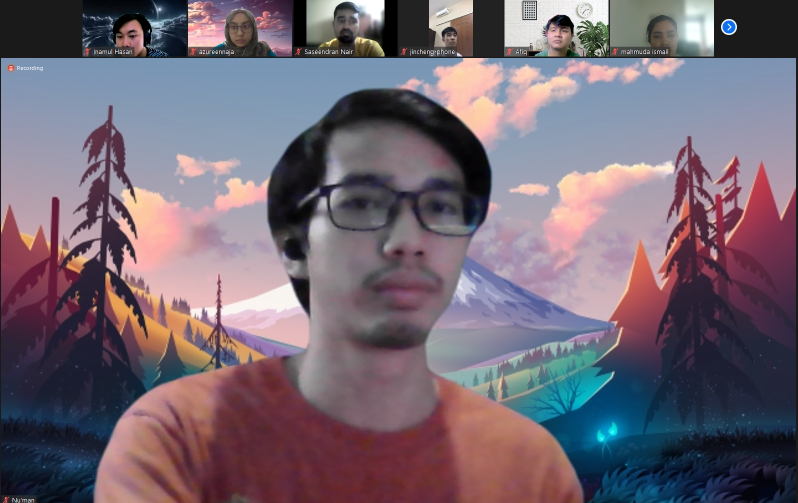
#> input picture assignment_a28/rawdata/screenshot/ss4.png, 1596 x 1006 px (shown at 1/2 size)
$ python extract_roi.py
#> lines starting #> are read from the running program, lines starting #| are printed output that depends on the picture
import os
import cv2 as cv
import matplotlib.pyplot as plt

imgFile = 'ss4.png'
img = cv.imread(imgFile)
#> img is the input picture: shape (1006, 1596, 3); mean B, G, R 115.2, 103.1, 115.8

print(f'{img.shape = }')
#| img.shape = (1006, 1596, 3)
# numan_pt = (732, 20), (828, 130), 'numan'

if not os.path.exists('dataset'):
    os.mkdir('dataset')

folderPath = os.path.splitext(imgFile)[0]
folderPath = f'dataset/{folderPath}'

if not os.path.exists(folderPath):
    os.mkdir(folderPath)

point_ls_of_ls = []

point_ls = []
point_ls.append(((732, 20), (828, 130), 'numan'))
point_ls.append(((426, 386), (515, 497), 'goke'))
point_ls.append(((122, 12), (207, 146), 'saseendran'))
point_ls.append(((412, 30), (508, 148), 'inamul'))
point_ls.append(((188, 350), (91, 223), 'mahmuda'))
point_ls.append(((411, 331), (488, 226), 'gavin'))
point_ls.append(((718, 315), (795, 212), 'azureen'))
point_ls.append(((75, 455), (158, 360), 'jincheng'))
point_ls.append(((716, 380), (815, 505), 'afiq'))

point_ls_of_ls.append(point_ls)

point_ls2 = []
point_ls2.append(((402, 177), (897, 773), 'numan'))
point_ls2.append(((882, 7), (960, 97), 'saseendran'))
point_ls2.append(((1302, 6), (1373, 97), 'inamul'))
point_ls2.append(((239, 25), (308, 104), 'mahmuda'))
point_ls2.append(((457, 27), (523, 114), 'gavin'))
point_ls2.append(((1090, 17), (1156, 98), 'azureen'))

point_ls_of_ls.append(point_ls2)

point_ls3 = []
point_ls3.append(((100, 17), (267, 201), 'numan'))
point_ls3.append(((159, 295), (323, 487), 'inamul'))
point_ls3.append(((635, 54), (792, 258), 'mahmuda'))
point_ls3.append(((1093, 61), (1235, 242), 'gavin'))
point_ls3.append(((1562, 43), (1699, 221), 'azureen'))
point_ls3.append(((594, 273), (734, 422), 'jincheng'))
point_ls3.append(((1119, 288), (1281, 492), 'goke'))

point_ls_of_ls.append(point_ls3)

point_ls4 = []
point_ls4.append(((503, 156), (1014, 717), 'numan'))
point_ls4.append(((221, 20), (313, 113), 'inamul'))
point_ls4.append(((1285, 23), (1367, 112), 'mahmuda'))
point_ls4.append(((443, 12), (521, 100), 'azureen'))
point_ls4.append(((877, 52), (922, 99), 'jincheng'))
point_ls4.append(((655, 3), (732, 93), 'saseendran'))
point_ls4.append(((1080, 26), (1157, 109), 'afiq'))

point_ls_of_ls.append(point_ls4)

count = 1
a, b = 3, 3

# rectangle: (x1,y1), (x2,y2)
# crop: [y1:y2, x1:x2]

# for plist in point_ls_of_ls:
for v in point_ls4:
    ((x1, y1), (x2, y2), label) = v

    if y2 < y1:
        y = y2
        y2 = y1
        y1 = y

    if x2 < x1:
        x = x2
        x2 = x1
        x1 = x

    cropped_img = img[y1:y2, x1:x2].copy()
    print(cropped_img.shape)
    # cv.rectangle(img, (x1, y1), (x2, y2), (0, 0, 255), 2)

    saveFileName = folderPath + '/' + label + '.png'
    cv.imwrite(saveFileName, cropped_img)
#> this loop made 7 passes
#> pass 1, `cropped_img = img[y1:y2, x1:x2].copy()`:
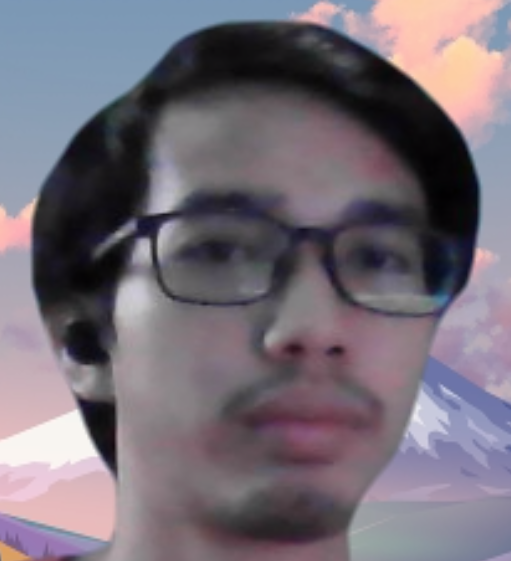
#> cropped_img: shape (561, 511, 3); mean B, G, R 119.7, 109.3, 117.3
#> pass 2, `cropped_img = img[y1:y2, x1:x2].copy()`:
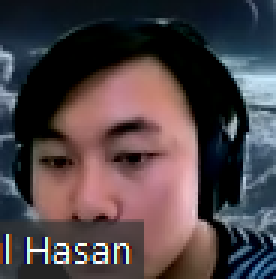
#> cropped_img: shape (93, 92, 3) (shown 3 times larger); mean B, G, R 69.5, 66, 76.4
#> pass 3, `cropped_img = img[y1:y2, x1:x2].copy()`:
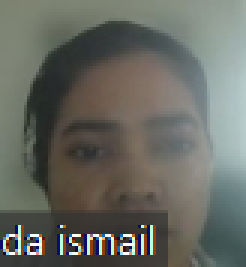
#> cropped_img: shape (89, 82, 3) (shown 3 times larger); mean B, G, R 98.4, 105.5, 103.5

    # [8 lines of commented-out code are left out]

$ run again, with assignment_a28/rawdata/screenshot/ss1.png copied over assignment_a28/rawdata/screenshot/ss4.png
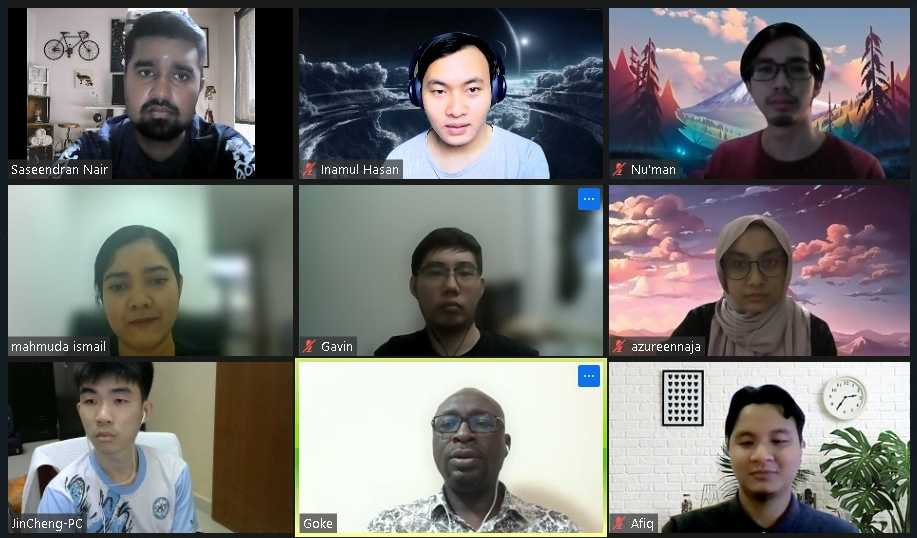
#> input picture assignment_a28/rawdata/screenshot/ss1.png, 917 x 538 px
#> img is the input picture: shape (538, 917, 3); mean B, G, R 114.3, 115.4, 116.1
#| img.shape = (538, 917, 3)
#> the loop `for v in point_ls4:` made 7 passes
#> pass 1, `cropped_img = img[y1:y2, x1:x2].copy()`:
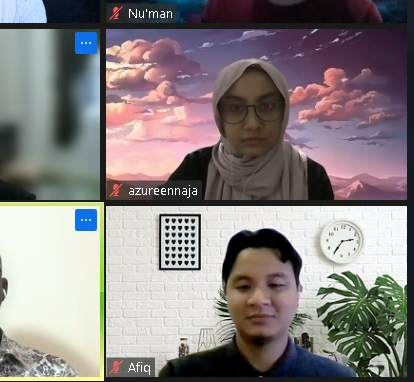
#> cropped_img: shape (382, 414, 3); mean B, G, R 129.1, 129, 135.8
#> pass 2, `cropped_img = img[y1:y2, x1:x2].copy()`:
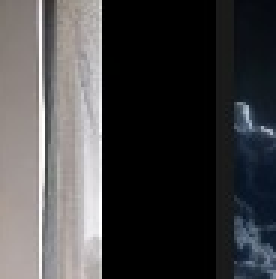
#> cropped_img: shape (93, 92, 3) (shown 3 times larger); mean B, G, R 67.6, 66.4, 67

$ run again, with assignment_a28/rawdata/screenshot/ss3.png copied over assignment_a28/rawdata/screenshot/ss4.png
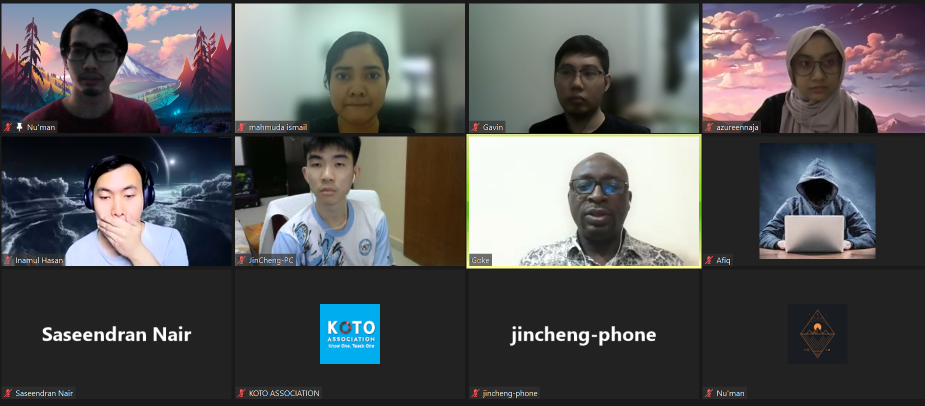
#> input picture assignment_a28/rawdata/screenshot/ss3.png, 1850 x 812 px (shown at 1/2 size)
#> img is the input picture: shape (812, 1850, 3); mean B, G, R 87.5, 86.4, 85.8
#| img.shape = (812, 1850, 3)
#> the loop `for v in point_ls4:` made 7 passes
#> pass 1, `cropped_img = img[y1:y2, x1:x2].copy()`:
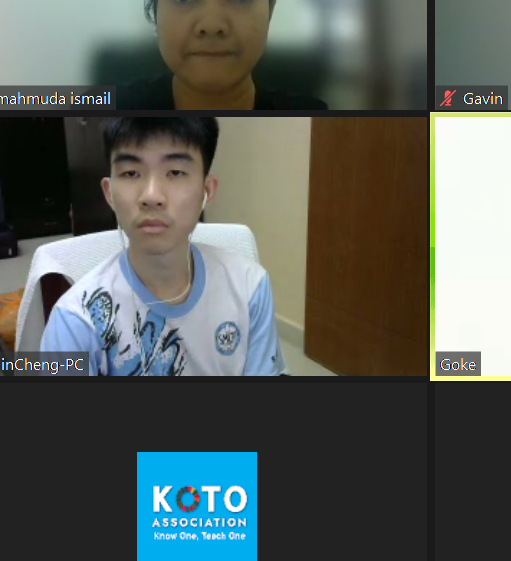
#> cropped_img: shape (561, 511, 3); mean B, G, R 89.9, 94.2, 87.8
#> pass 3, `cropped_img = img[y1:y2, x1:x2].copy()`:
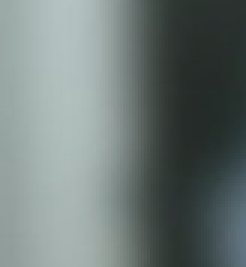
#> cropped_img: shape (89, 82, 3) (shown 3 times larger); mean B, G, R 119, 121.6, 109.9
